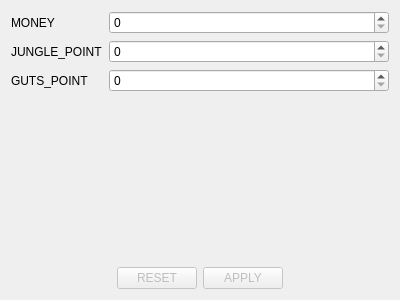
<?xml version="1.0" encoding="UTF-8"?>
<ui version="4.0">
 <class>Section9Tab</class>
 <widget class="QWidget" name="Section9Tab">
  <property name="geometry">
   <rect>
    <x>0</x>
    <y>0</y>
    <width>400</width>
    <height>300</height>
   </rect>
  </property>
  <property name="windowTitle">
   <string notr="true">Form</string>
  </property>
  <layout class="QVBoxLayout" name="verticalLayout">
   <item>
    <layout class="QFormLayout" name="formLayout">
     <item row="0" column="0">
      <widget class="QLabel" name="label">
       <property name="text">
        <string>MONEY</string>
       </property>
      </widget>
     </item>
     <item row="0" column="1">
      <widget class="QSpinBox" name="moneyCB">
       <property name="maximum">
        <number>999999</number>
       </property>
      </widget>
     </item>
     <item row="1" column="0">
      <widget class="QLabel" name="label_3">
       <property name="text">
        <string>JUNGLE_POINT</string>
       </property>
      </widget>
     </item>
     <item row="1" column="1">
      <widget class="QSpinBox" name="JPCB">
       <property name="maximum">
        <number>999999</number>
       </property>
      </widget>
     </item>
     <item row="2" column="0">
      <widget class="QLabel" name="label_2">
       <property name="text">
        <string>GUTS_POINT</string>
       </property>
      </widget>
     </item>
     <item row="2" column="1">
      <widget class="QSpinBox" name="GPCB">
       <property name="maximum">
        <number>999999</number>
       </property>
      </widget>
     </item>
    </layout>
   </item>
   <item>
    <layout class="QHBoxLayout" name="horizontalLayout_3">
     <item>
      <spacer name="horizontalSpacer">
       <property name="orientation">
        <enum>Qt::Horizontal</enum>
       </property>
       <property name="sizeHint" stdset="0">
        <size>
         <width>40</width>
         <height>20</height>
        </size>
       </property>
      </spacer>
     </item>
     <item>
      <widget class="QPushButton" name="resetButton">
       <property name="enabled">
        <bool>false</bool>
       </property>
       <property name="text">
        <string>RESET</string>
       </property>
      </widget>
     </item>
     <item>
      <widget class="QPushButton" name="applyButton">
       <property name="enabled">
        <bool>false</bool>
       </property>
       <property name="text">
        <string>APPLY</string>
       </property>
      </widget>
     </item>
     <item>
      <spacer name="horizontalSpacer_2">
       <property name="orientation">
        <enum>Qt::Horizontal</enum>
       </property>
       <property name="sizeHint" stdset="0">
        <size>
         <width>40</width>
         <height>20</height>
        </size>
       </property>
      </spacer>
     </item>
    </layout>
   </item>
  </layout>
 </widget>
 <resources/>
 <connections/>
</ui>
